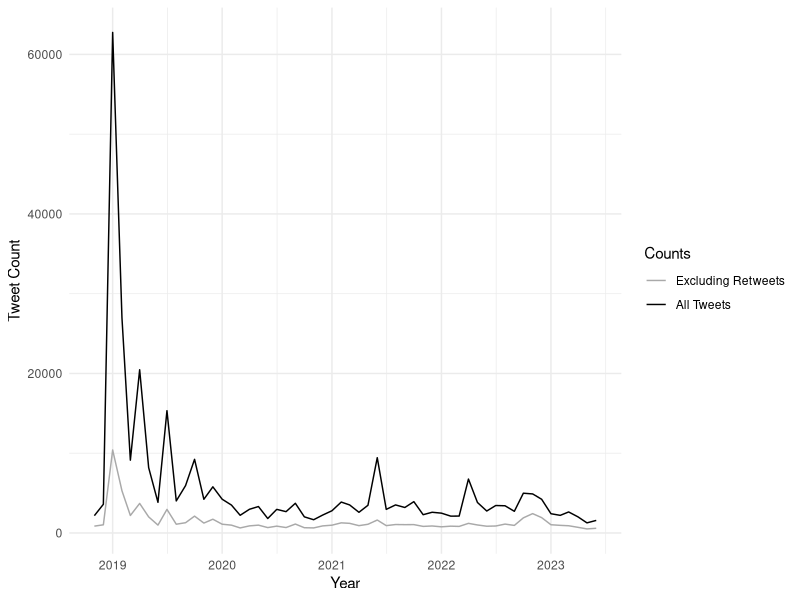

Write R code to recreate this figure.
## ---- chunk 1
library(tidyverse)
library(writexl)
library(xtable)
library(ggplot2)

monthly_counts <- read_csv('../data/1_counts_data/tweet_counts_monthly.csv')
monthly_counts$year_month = as.Date(
  paste(monthly_counts$year, "-", monthly_counts$month, "-1", sep=""),
  format="%Y-%m-%d"
) 

monthly_counts <- monthly_counts %>% 
  select(year_month, total_tweets, num_not_rt) %>%
  pivot_longer(!year_month, values_to="tweet_count")

tweet_counts <- ggplot(monthly_counts, aes(x=year_month, y=tweet_count, colour=name)) +
  guides(fill="none") +
  geom_line() + 
  scale_y_continuous(name="Tweet Count") +
  scale_x_date(name="Year") +
  theme_minimal() +
  labs(color="Counts") +
  scale_color_manual(labels = c("Excluding Retweets", "All Tweets"), values = c("darkgray", "black"))

ggsave("../results/tweet_counts.pdf", plot = tweet_counts, width=180/25.4, height=40/25.4)

